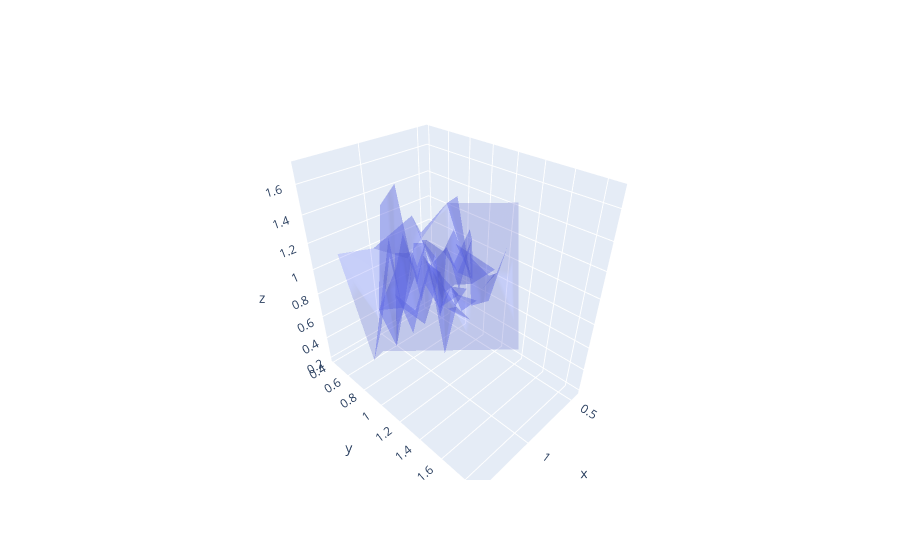

Notebook code for this chart:
### Code cell
n = 100
u = 1
s = 0.25
fig = go.Figure(
    data=[go.Mesh3d(
        x=(u + s * np.random.randn(n)),
        y=(u + s * np.random.randn(n)),
        z=(u + s * np.random.randn(n)),
        opacity=0.25,
    )]
)

fig.show()
